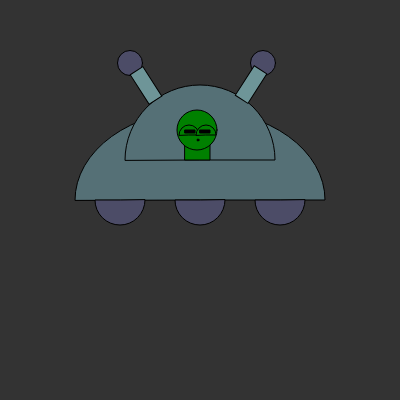
Frame 1 (no input)
Frame 60 (no input): identical to frame 1, image omitted
Frame 120 (the mouse pressed at the canvas centre since frame 60): identical to frame 1, image omitted

The p5.js sketch that drew this single still picture (run headless with seeded random() and noise() and a simulated clock; from frame 60 on, the mouse is pressed at the canvas centre):

// p5.js sketch
// ── sketch.js
let angle =1
function setup() {
  createCanvas(400, 400);
}

function draw() {
  background(51,51,51);
  //spaceship
  fill(85,112,118);
  arc(200, 200, 250, 180, PI, 0, PIE);
  arc(200, 160, 150, 150, PI, 0, PIE);
  fill(76,76,103);
  arc(120, 200, 50, 50, 0, PI, PIE);
  arc(200, 200, 50, 50, 0, PI, PIE);
  arc(280, 200, 50, 50, 0, PI, PIE);
  circle(130,63,25)
  circle(263,63,25)
  fill(0,128,0)
  
//alien
  rect(185,135,25,25)
  circle(197,130,40)
  arc(189, 135, 20, 20, PI, 0, PIE)
  arc(206, 135, 20, 20, PI, 0, PIE)

//alien face
  fill(0)
  rect(185,130,10,3)
  rect(200,130,10,3)
  circle(198,140,2)
  fill(255,255,255)
  stroke(0)
  
//left spaceship antenna
  push();
  fill(110,149,152);
  translate(width/2.8,height/6);
  rotate(angle);
  rect(0,0,35,15)
  pop();

//right spaceship antenna
  push();
  fill(110,149,152);
  translate(width/1.7,height/4.2);
  rotate(-angle);
  rect(0,0,35,15)
  pop();
  
}
